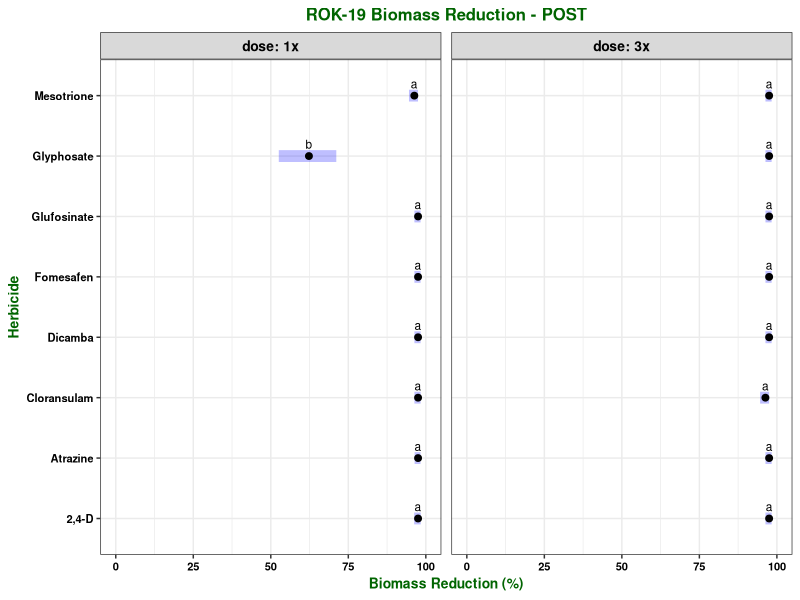

Write R code to recreate this figure. (Note: this script raises an error after producing the figure.)
## ---- chunk 1

knitr::opts_chunk$set(echo = TRUE)
library(tidyverse)
library(ggplot2)
library(car)
library(emmeans)
library(multcompView)
library(glmmTMB)
library(ggpubr)

## ---- chunk 2

data <- read.csv("Data_biored.csv")

str(data)

data$run <- as.factor(data$run)

data$pop <- as.factor(data$pop)

data$herb <- as.factor(data$herb)

data$dose <- as.factor(data$dose)

data$rep <- as.factor(data$rep)

str(data)

## ---- chunk 3

model <- glmmTMB(logit(bio_red) ~ herb * dose + (1|run), data = data, family = "gaussian")

## ---- chunk 4

summary(model)

## ---- chunk 5

glmmTMB:::Anova.glmmTMB(model)

## ---- chunk 6

emm_herb_dose <- emmeans(model, ~ herb|dose, adjust = "tukey", type = "response", contr = "pairwise")

emm_herb_dose

CLD_emm_herb_dose <- if(requireNamespace("multcomp")) {
    multcomp::cld(emm_herb_dose$emmeans, alpha = 0.05, Letters=letters, adjust="tukey", reversed = TRUE)}

CLD_emm_herb_dose

## ---- chunk 7


plot(emm_herb_dose, adjust = "tukey", comparisons = F, alpha = 0.05) + 
  geom_point(size = 1) +
  geom_text(aes(label = c("a", "a", "a", "a", "a", "a", "b", "a",
                          "a", "a", "a", "a", "a", "a", "a", "a")),
            vjust = -0.8, size = 3) +
  scale_x_continuous(breaks = c(0, 0.25, 0.50, 0.75, 1), limits = c(0, 1),
                     labels = scales::percent_format(scale = 100, suffix = "")) +
  labs(title = "ROK-19 Biomass Reduction - POST", 
       x = "Biomass Reduction (%)", 
       y = "Herbicide") +
  facet_grid(~ dose, labeller = label_both) +
  theme_bw() +
  theme (plot.title = element_text(face = "bold", hjust = 0.5, size = 12, colour = "darkgreen"), 
         axis.title = element_text(face = "bold", size = 10, colour = "darkgreen"), 
         axis.text= element_text(face = "bold", size = 8, colour = "black"),
         strip.text = element_text(face = "bold", size = 10, colour = "black"),
         panel.spacing = unit(0.5, "lines")) +
  ggsave("BIOMASS REDUCTION_ROK19.jpeg", units="in", width = 8, height = 5, dpi = 600)
